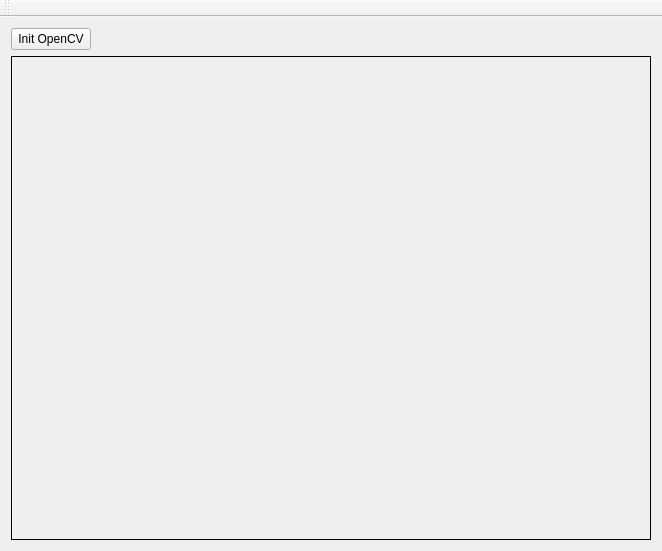
<?xml version="1.0" encoding="UTF-8"?>
<ui version="4.0">
 <class>MainWindow</class>
 <widget class="QMainWindow" name="MainWindow">
  <property name="geometry">
   <rect>
    <x>0</x>
    <y>0</y>
    <width>658</width>
    <height>551</height>
   </rect>
  </property>
  <property name="windowTitle">
   <string>MainWindow</string>
  </property>
  <widget class="QWidget" name="centralWidget">
   <layout class="QGridLayout" name="gridLayout">
    <item row="0" column="0">
     <widget class="QPushButton" name="InitOpenCV_button">
      <property name="text">
       <string>Init OpenCV</string>
      </property>
     </widget>
    </item>
    <item row="1" column="0" colspan="2">
     <widget class="QLabel" name="opencvFrame">
      <property name="minimumSize">
       <size>
        <width>640</width>
        <height>480</height>
       </size>
      </property>
      <property name="frameShape">
       <enum>QFrame::Box</enum>
      </property>
      <property name="text">
       <string/>
      </property>
     </widget>
    </item>
    <item row="0" column="1">
     <spacer name="horizontalSpacer">
      <property name="orientation">
       <enum>Qt::Horizontal</enum>
      </property>
      <property name="sizeHint" stdset="0">
       <size>
        <width>40</width>
        <height>20</height>
       </size>
      </property>
     </spacer>
    </item>
   </layout>
  </widget>
  <widget class="QToolBar" name="mainToolBar">
   <attribute name="toolBarArea">
    <enum>TopToolBarArea</enum>
   </attribute>
   <attribute name="toolBarBreak">
    <bool>false</bool>
   </attribute>
  </widget>
 </widget>
 <layoutdefault spacing="6" margin="11"/>
 <tabstops>
  <tabstop>InitOpenCV_button</tabstop>
 </tabstops>
 <resources/>
 <connections/>
</ui>
